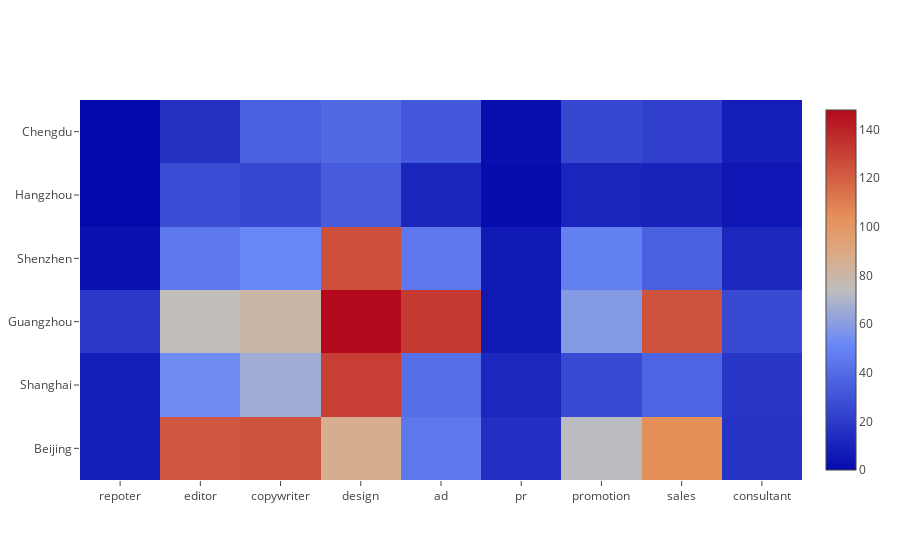

Notebook code cell kept with this figure:
### Code cell
trace = go.Heatmap(z=[[df_B_reporter, df_B_edi, df_B_pn, df_B_ds, df_B_ad,df_B_pr,df_B_mk,df_B_yx,df_B_zx], 
                      [df_SH_reporter, df_SH_edi, df_SH_pn, df_SH_ds, df_SH_ad,df_SH_pr,df_SH_mk,df_SH_yx,df_SH_zx],
                      [df_g_repo,df_g_edi,df_g_ch,df_g_sj,df_g_ad,df_g_pr,df_g_yx,df_g_tg,df_g_zx],
                      [df_s_repo,df_s_edi,df_s_ch,df_s_sj,df_s_ad,df_s_pr,df_s_yx,df_s_tg,df_s_zx],
                      [df_H_reporter,df_H_edi,df_H_pn,df_H_ds,df_H_ad,df_H_pr,df_H_mk,df_H_yx,df_H_zx],
                      [df_C_reporter,df_C_edi,df_C_pn,df_C_ds,df_C_ad,df_C_pr,df_C_mk,df_C_yx,df_C_zx]],
                   x=['repoter','editor','copywriter','design','ad','pr','promotion','sales','consultant'],
                   y=['Beijing', 'Shanghai','Guangzhou','Shenzhen','Hangzhou','Chengdu'])

data=[trace]
iplot(data, filename='labelled-heatmap')

### Figure 1 — Plotly figure (JSON) as saved in the notebook; plotly's stock layout.template omitted (floating-point values rounded to 4 significant figures)
{"data": [{"type": "heatmap", "x": ["repoter", "editor", "copywriter", "design", "ad", "pr", "promotion", "sales", "consultant"], "y": ["Beijing", "Shanghai", "Guangzhou", "Shenzhen", "Hangzhou", "Chengdu"], "z": [[8, 123, 124, 86, 45, 15, 73, 104, 17], [8, 53, 66, 131, 41, 12, 26, 37, 18], [19, 75, 80, 148, 132, 6, 59, 124, 26], [3, 45, 51, 125, 45, 6, 48, 35, 12], [0, 27, 25, 34, 11, 1, 11, 10, 5], [0, 16, 35, 39, 32, 2, 25, 22, 8]]}], "layout": {}}
